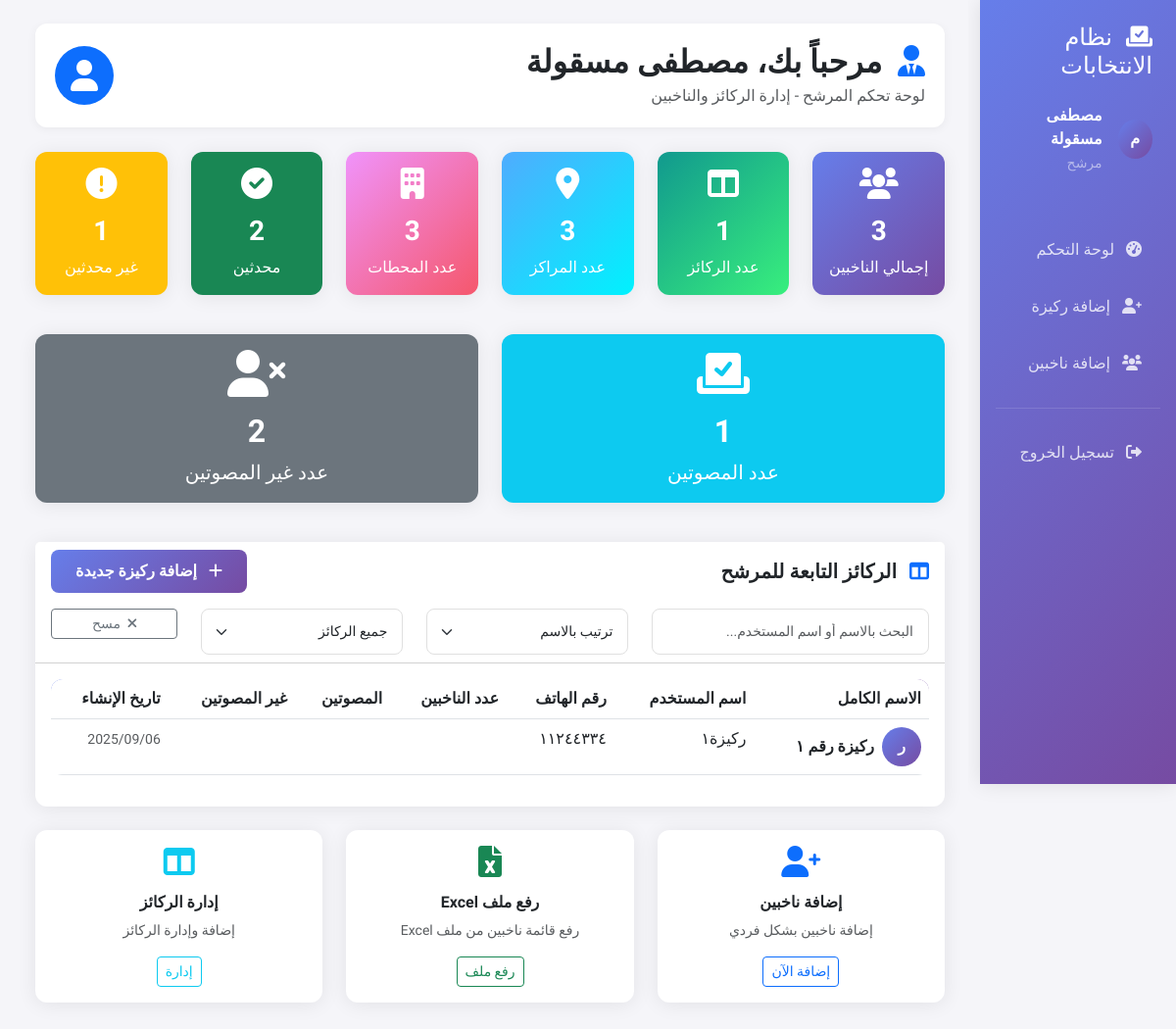
Screenshot of /candidate/dashboard/ (signed in) with the database file from the repository.
### elections/models.py (models this page shows, shortened)
class CustomUser(AbstractUser):
    USER_TYPES = (
        ('admin', 'إدارة'),
        ('entity', 'كيان'),
        ('candidate', 'مرشح'),
        ('pillar', 'ركيزة'),
    )
    user_type = models.CharField(max_length=20, choices=USER_TYPES, default='pillar')
    full_name = models.CharField(max_length=200, verbose_name='الاسم الكامل')
    phone_number = models.CharField(max_length=15, verbose_name='رقم الهاتف', blank=True)
    created_at = models.DateTimeField(default=timezone.now, verbose_name='تاريخ الإنشاء')
    class Meta:
        verbose_name = 'مستخدم'
        verbose_name_plural = 'المستخدمون'

class Candidate(models.Model):
    user = models.OneToOneField(CustomUser, on_delete=models.CASCADE, related_name='candidate_profile')
    entity = models.ForeignKey(Entity, on_delete=models.CASCADE, related_name='candidates', verbose_name='الكيان')
    profile_image = models.ImageField(upload_to='candidate_images/', verbose_name='الصورة الشخصية', blank=True)
    class Meta:
        verbose_name = 'مرشح'
        verbose_name_plural = 'المرشحون'

class Pillar(models.Model):
    user = models.OneToOneField(CustomUser, on_delete=models.CASCADE, related_name='pillar_profile')
    candidate = models.ForeignKey(Candidate, on_delete=models.CASCADE, related_name='pillars', verbose_name='المرشح')
    class Meta:
        verbose_name = 'ركيزة'
        verbose_name_plural = 'الركائز'

### elections/views.py (the view)
# urls.py: path('candidate/dashboard/', views.candidate_dashboard, name='candidate_dashboard'),
@login_required
def candidate_dashboard(request):
    if request.user.user_type != 'candidate':
        return redirect('elections:login')
    candidate = get_object_or_404(Candidate, user=request.user)
    pillars = candidate.pillars.all()
    total_pillars = pillars.count()
    total_voters = candidate.voters.count()
    total_centers = candidate.voters.values('center_number').distinct().count()
    total_stations = candidate.voters.values('station').distinct().count()
    updated_voters = candidate.voters.filter(card_status='updated').count()
    not_updated_voters = candidate.voters.filter(card_status='not_updated').count()
    voted_voters = candidate.voters.filter(voting_status='voted').count()
    not_voted_voters = candidate.voters.filter(voting_status='not_voted').count()
    context = {
        'candidate': candidate,
        'pillars': pillars,
        'stats': {
            'total_pillars': total_pillars,
            'total_voters': total_voters,
            'total_centers': total_centers,
            'total_stations': total_stations,
            'updated_cards': updated_voters,
            'not_updated_cards': not_updated_voters,
            'voted': voted_voters,
            'not_voted': not_voted_voters,
        }
    }
    return render(request, 'elections/candidate_dashboard.html', context)

### elections/templates/elections/candidate_dashboard.html (shortened to what this page needs)
{% extends 'elections/base.html' %}
{% block content %}
<div class="page-header">
    <div class="d-flex justify-content-between align-items-center">
        <div>
            <h2 class="fw-bold mb-1">
                <i class="fas fa-user-tie me-2 text-primary"></i>
                مرحباً بك، {{ candidate.user.full_name }}
            </h2>
            <p class="text-muted mb-0">لوحة تحكم المرشح - إدارة الركائز والناخبين</p>
        </div>
        <div>
            {% if candidate.profile_image %}
                <img src="{{ candidate.profile_image.url }}" alt="{{ candidate.user.full_name }}" class="rounded-circle" style="width: 60px; height: 60px; object-fit: cover;">
            {% else %}
                <div class="bg-primary rounded-circle d-flex align-items-center justify-content-center" style="width: 60px; height: 60px;">
                    <i class="fas fa-user text-white fa-2x"></i>
                </div>
            {% endif %}
        </div>
    </div>
</div>
<div class="row mb-4">
    <div class="col-md-2 mb-3">
        <div class="card stats-card h-100">
            <div class="card-body text-center">
                <i class="fas fa-users fa-2x mb-3"></i>
                <h3 class="fw-bold">{{ stats.total_voters }}</h3>
                <p class="mb-0">إجمالي الناخبين</p>
            </div>
        </div>
    </div>
    <div class="col-md-2 mb-3">
        <div class="card stats-card-success h-100">
            <div class="card-body text-center">
                <i class="fas fa-columns fa-2x mb-3"></i>
                <h3 class="fw-bold">{{ stats.total_pillars }}</h3>
                <p class="mb-0">عدد الركائز</p>
            </div>
        </div>
    </div>
    <div class="col-md-2 mb-3">
        <div class="card stats-card-info h-100">
            <div class="card-body text-center">
                <i class="fas fa-map-marker-alt fa-2x mb-3"></i>
                <h3 class="fw-bold">{{ stats.total_centers }}</h3>
                <p class="mb-0">عدد المراكز</p>
            </div>
        </div>
    </div>
    <div class="col-md-2 mb-3">
        <div class="card stats-card-warning h-100">
            <div class="card-body text-center">
                <i class="fas fa-building fa-2x mb-3"></i>
                <h3 class="fw-bold">{{ stats.total_stations }}</h3>
                <p class="mb-0">عدد المحطات</p>
            </div>
        </div>
    </div>
    <div class="col-md-2 mb-3">
        <div class="card bg-success text-white h-100">
            <div class="card-body text-center">
                <i class="fas fa-check-circle fa-2x mb-3"></i>
                <h3 class="fw-bold">{{ stats.updated_cards }}</h3>
                <p class="mb-0">محدثين</p>
            </div>
        </div>
    </div>
    <div class="col-md-2 mb-3">
        <div class="card bg-warning text-white h-100">
            <div class="card-body text-center">
                <i class="fas fa-exclamation-circle fa-2x mb-3"></i>
                <h3 class="fw-bold">{{ stats.not_updated_cards }}</h3>
                <p class="mb-0">غير محدثين</p>
            </div>
        </div>
    </div>
</div>
<div class="row mb-4">
    <div class="col-md-6 mb-3">
        <div class="card bg-info text-white h-100">
            <div class="card-body text-center">
                <i class="fas fa-vote-yea fa-3x mb-3"></i>
                <h2 class="fw-bold">{{ stats.voted }}</h2>
                <p class="mb-0 fs-5">عدد المصوتين</p>
            </div>
        </div>
    </div>
    <div class="col-md-6 mb-3">
        <div class="card bg-secondary text-white h-100">
            <div class="card-body text-center">
                <i class="fas fa-user-times fa-3x mb-3"></i>
                <h2 class="fw-bold">{{ stats.not_voted }}</h2>
                <p class="mb-0 fs-5">عدد غير المصوتين</p>
            </div>
        </div>
    </div>
</div>
<div class="card">
    <div class="card-header bg-white">
        <div class="d-flex justify-content-between align-items-center">
            <h5 class="fw-bold mb-0">
                <i class="fas fa-columns me-2 text-primary"></i>
                الركائز التابعة للمرشح
            </h5>
            <a href="{% url 'elections:add_pillar' %}" class="btn btn-primary">
                <i class="fas fa-plus me-2"></i>
                إضافة ركيزة جديدة
            </a>
        </div>
        <div class="row mt-3">
            <div class="col-md-4">
                <input type="text" id="searchPillars" class="form-control form-control-sm" placeholder="البحث بالاسم أو اسم المستخدم...">
            </div>
            <div class="col-md-3">
                <select id="sortPillars" class="form-select form-select-sm">
                    <option value="name">ترتيب بالاسم</option>
                </select>
            </div>
            <div class="col-md-3">
                <select id="filterVotersRange" class="form-select form-select-sm">
                    <option value="">جميع الركائز</option>
                </select>
            </div>
            <div class="col-md-2">
                <button type="button" id="clearPillarFilters" class="btn btn-outline-secondary btn-sm w-100">
                    <i class="fas fa-times me-1"></i>
                    مسح
                </button>
            </div>
        </div>
    </div>
    <div class="card-body">
        {% if pillars %}
            <div class="table-responsive">
                <table class="table table-hover" id="pillarsTable">
                    <thead>
                        <tr>
                            <th>الاسم الكامل</th>
                            <th>اسم المستخدم</th>
                            <th>رقم الهاتف</th>
                            <th>عدد الناخبين</th>
                            <th>المصوتين</th>
                            <th>غير المصوتين</th>
                            <th>تاريخ الإنشاء</th>
                        </tr>
                    </thead>
                    <tbody>
                        {% for pillar in pillars %}
                        <tr>
                            <td>
                                <div class="d-flex align-items-center">
                                    <div class="user-avatar me-2">
                                        {{ pillar.user.full_name|first|upper }}
                                    </div>
                                    <strong>{{ pillar.user.full_name }}</strong>
                                </div>
                            </td>
                            <td>{{ pillar.user.username }}</td>
                            <td>{{ pillar.user.phone_number|default:"غير محدد" }}</td>
                            <td>
                            </td>
                            <td>
                            </td>
                            <td>
                            </td>
                            <td>
                                <small class="text-muted">{{ pillar.user.date_joined|date:"Y/m/d" }}</small>
                            </td>
                        </tr>
                        {% endfor %}
                    </tbody>
                </table>
            </div>
        {% endif %}
    </div>
</div>
<div class="row mt-4">
    <div class="col-md-4 mb-3">
        <div class="card border-primary">
            <div class="card-body text-center">
                <i class="fas fa-user-plus fa-2x text-primary mb-3"></i>
                <h6 class="fw-bold">إضافة ناخبين</h6>
                <p class="text-muted small">إضافة ناخبين بشكل فردي</p>
                <a href="{% url 'elections:add_voters_to_candidate' %}" class="btn btn-outline-primary btn-sm">
                    إضافة الآن
                </a>
            </div>
        </div>
    </div>
    <div class="col-md-4 mb-3">
        <div class="card border-success">
            <div class="card-body text-center">
                <i class="fas fa-file-excel fa-2x text-success mb-3"></i>
                <h6 class="fw-bold">رفع ملف Excel</h6>
                <p class="text-muted small">رفع قائمة ناخبين من ملف Excel</p>
                <a href="{% url 'elections:upload_excel_candidate' %}" class="btn btn-outline-success btn-sm">
                    رفع ملف
                </a>
            </div>
        </div>
    </div>
    <div class="col-md-4 mb-3">
        <div class="card border-info">
            <div class="card-body text-center">
                <i class="fas fa-columns fa-2x text-info mb-3"></i>
                <h6 class="fw-bold">إدارة الركائز</h6>
                <p class="text-muted small">إضافة وإدارة الركائز</p>
                <a href="{% url 'elections:add_pillar' %}" class="btn btn-outline-info btn-sm">
                    إدارة
                </a>
            </div>
        </div>
    </div>
</div>
{% endblock %}

### elections/templates/elections/base.html (shortened to what this page needs)
<!DOCTYPE html>
<html lang="ar" dir="rtl">
<head>
    <link href="https://cdn.jsdelivr.net/npm/bootstrap@5.3.0/dist/css/bootstrap.rtl.min.css" rel="stylesheet">
    <link href="https://cdnjs.cloudflare.com/ajax/libs/font-awesome/6.0.0/css/all.min.css" rel="stylesheet">
</head>
<body>
    {% if user.is_authenticated %}
    <div class="container-fluid">
        <div class="row">
            <div class="col-md-3 col-lg-2 px-0">
                <div class="sidebar">
                    <div class="p-4">
                        <h4 class="text-white mb-4">
                            <i class="fas fa-vote-yea me-2"></i>
                            نظام الانتخابات
                        </h4>
                        <div class="user-info mb-4">
                            <div class="d-flex align-items-center">
                                <div class="user-avatar me-3">
                                    {{ user.full_name|first|upper }}
                                </div>
                                <div>
                                    <div class="text-white fw-bold">{{ user.full_name }}</div>
                                    <small class="text-white-50">
                                        {% if user.user_type == 'entity' %}كيان{% elif user.user_type == 'candidate' %}مرشح{% elif user.user_type == 'pillar' %}ركيزة{% elif user.user_type == 'admin' %}مدير النظام{% endif %}
                                    </small>
                                </div>
                            </div>
                        </div>
                    </div>
                    <nav class="nav flex-column">
                        {% if user.user_type == 'entity' %}
                            <a class="nav-link" href="{% url 'elections:entity_dashboard' %}">
                                <i class="fas fa-tachometer-alt me-2"></i> لوحة التحكم
                            </a>
                            <a class="nav-link" href="{% url 'elections:add_candidate' %}">
                                <i class="fas fa-user-plus me-2"></i> إضافة مرشح
                            </a>
                            <a class="nav-link" href="{% url 'elections:add_voters_to_entity' %}">
                                <i class="fas fa-users me-2"></i> إضافة ناخبين
                            </a>
                        {% elif user.user_type == 'candidate' %}
                            <a class="nav-link" href="{% url 'elections:candidate_dashboard' %}">
                                <i class="fas fa-tachometer-alt me-2"></i> لوحة التحكم
                            </a>
                            <a class="nav-link" href="{% url 'elections:add_pillar' %}">
                                <i class="fas fa-user-plus me-2"></i> إضافة ركيزة
                            </a>
                            <a class="nav-link" href="{% url 'elections:add_voters_to_candidate' %}">
                                <i class="fas fa-users me-2"></i> إضافة ناخبين
                            </a>
                        {% endif %}
                        <hr class="text-white-50 mx-3">
                        <a class="nav-link" href="{% url 'elections:logout' %}">
                            <i class="fas fa-sign-out-alt me-2"></i> تسجيل الخروج
                        </a>
                    </nav>
                </div>
            </div>
            <div class="col-md-9 col-lg-10">
                <div class="main-content p-4">
                    {% block content %}{% endblock %}
                </div>
            </div>
        </div>
    </div>
    {% else %}
        {% block login_content %}{% endblock %}
    {% endif %}
</body>
</html>

### rows the page displays
CustomUser: full_name|first "م", full_name "مصطفى مسقولة"
Candidate: user.full_name "مصطفى مسقولة"
Pillar: user.full_name|first "ر", user.full_name "ركيزة رقم ١", user.username "ركيزة١", user.phone_number "١١٢٤٤٣٣٤", user.date_joined "2025/09/06"

### other values shown
{{ stats.total_voters }} "3"
{{ stats.total_pillars }} "1"
{{ stats.total_centers }} "3"
{{ stats.total_stations }} "3"
{{ stats.updated_cards }} "2"
{{ stats.not_updated_cards }} "1"
{{ stats.voted }} "1"
{{ stats.not_voted }} "2"
